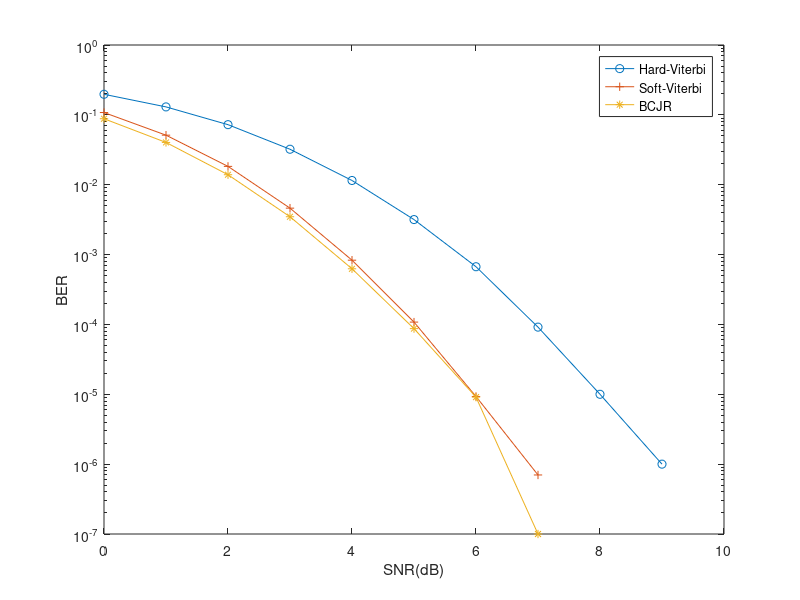

MATLAB code for this plot:
x1=0:1:9;
y1=[1.97E-01	1.30E-01	7.24E-02	3.22E-02	1.15E-02	3.17E-03	6.70E-04	9.15E-05	1.00E-05	1.00E-06];
semilogy(x1,y1,'-o');
xlabel('SNR(dB)');
ylabel('BER');
xlim([0 10]);
hold on;
x2=0:1:7;
y2=[1.08E-01,5.12E-02	,1.83E-02,	4.62E-03	,8.31E-04	,1.08E-04	,9.30E-06,	7.00E-07 ];
semilogy(x2,y2,'-+');
hold on;
x3=0:1:7;
y3=[8.80E-02	4.03E-02	1.39E-02	3.48E-03	6.26E-04	8.71E-05	9.10E-06	1.00E-07];
semilogy(x3,y3,'-*');
legend('Hard-Viterbi','Soft-Viterbi','BCJR');
